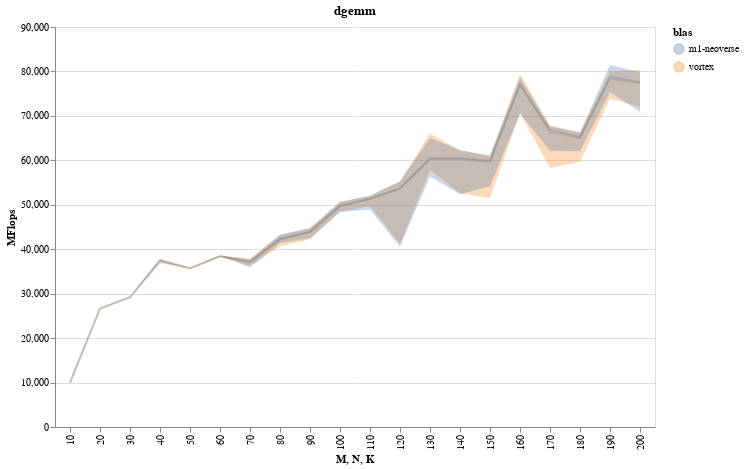

Here is the notebook cell this chart was saved with:
### Code cell
(vortex_chart + 
 neo_chart
).configure_mark(opacity=0.3).properties(title="dgemm", width=600, height=400)

### Figure 1 — Vega-Lite specification as saved in the notebook (floating-point values rounded to 4 significant figures; data arrays with more than 128 entries replaced by an {"elided": "..."} marker saying what was removed)
{"config": {"view": {"continuousWidth": 400, "continuousHeight": 300}, "mark": {"opacity": 0.3}}, "layer": [{"mark": "line", "encoding": {"color": {"type": "nominal", "field": "blas"}, "x": {"type": "ordinal", "field": "label", "title": "M, N, K"}, "y": {"type": "quantitative", "aggregate": "median", "field": "value", "title": "MFlops"}}}, {"mark": {"type": "errorband", "extent": "iqr"}, "encoding": {"color": {"type": "nominal", "field": "blas"}, "x": {"type": "ordinal", "field": "label"}, "y": {"type": "quantitative", "field": "value", "title": "MFlops"}}}, {"layer": [{"mark": "line", "encoding": {"color": {"type": "nominal", "field": "blas"}, "x": {"type": "ordinal", "field": "label", "title": "M, N, K"}, "y": {"type": "quantitative", "aggregate": "median", "field": "value", "title": "MFlops"}}}, {"mark": {"type": "errorband", "extent": "iqr"}, "encoding": {"color": {"type": "nominal", "field": "blas"}, "x": {"type": "ordinal", "field": "label"}, "y": {"type": "quantitative", "field": "value", "title": "MFlops"}}}], "data": {"name": "data-943c097d0537387eb39658810719d15f"}}], "data": {"name": "data-a16bcca320f95f6421084635b6b8efc2"}, "height": 400, "title": "dgemm", "width": 600, "$schema": "https://vega.github.io/schema/vega-lite/v4.8.1.json", "datasets": {"data-a16bcca320f95f6421084635b6b8efc2": {"elided": "1980 records"}, "data-943c097d0537387eb39658810719d15f": {"elided": "1980 records"}}}
